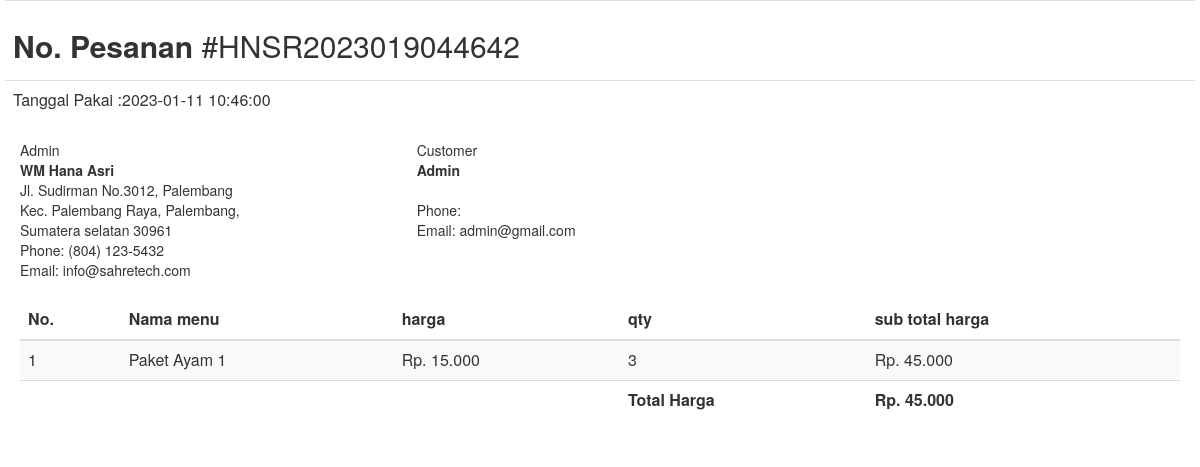
The page /nota.php?resi=HNSR2023019044642 (signed in) on the database its author committed.
### tables this page shows
CREATE TABLE `orders` (
  `id_order` int(11) NOT NULL,
  `no_pesanan` varchar(255) NOT NULL,
  `tgl_pesan` date NOT NULL,
  `tgl_pakai` datetime NOT NULL,
  `harga_satuan` varchar(50) NOT NULL,
  `qty` varchar(255) NOT NULL,
  `subtotal_harga` varchar(50) NOT NULL,
  `total_harga` varchar(50) NOT NULL,
  `alamat_lengkap` varchar(255) NOT NULL,
  `no_hp` varchar(15) NOT NULL,
  `catatan` varchar(255) DEFAULT NULL,
  `tgl_bayar` date DEFAULT NULL,
  `bukti_pembayaran` varchar(255) DEFAULT NULL,
  `status_pesanan` enum('Belum Dibayar','Sedang Diproses','Selesai') NOT NULL,
  `id_user` int(11) NOT NULL,
  `id_menu` int(11) NOT NULL,
  `id_pembayaran` int(11) NOT NULL
);

CREATE TABLE `menu` (
  `id_menu` int(11) NOT NULL,
  `nama_menu` varchar(100) NOT NULL,
  `harga` varchar(50) NOT NULL,
  `detail` text NOT NULL,
  `gambar` varchar(50) NOT NULL,
  `id_kategori` int(11) NOT NULL
);

### function/rupiah.php (called while the page is built)
<?php
function rupiah($angka){
	$hasil_rupiah = "Rp. " . number_format($angka,0,',','.');
	return $hasil_rupiah;
}
?>

### nota.php (the view, shortened to what this page needs)
<link rel="stylesheet" href="https://maxcdn.bootstrapcdn.com/bootstrap/3.3.7/css/bootstrap.min.css">
<body style="padding: 0 20;">
    <div>
        <?php
        include "koneksi.php";
        include('function/rupiah.php');
        $idUser   =  $_SESSION['name'];
        $userMail =  $_SESSION['email'] ;
        $no_pesanan = $_GET['resi'];
        $select = mysqli_query($koneksi, "SELECT * FROM orders JOIN menu ON orders.id_menu = menu.id_menu JOIN pembayaran ON orders.id_pembayaran = pembayaran.id_pembayaran WHERE no_pesanan = '$no_pesanan'");
        $select2 = mysqli_query($koneksi, "SELECT * FROM orders WHERE no_pesanan = '$no_pesanan'");
        $data1 = mysqli_fetch_array($select2);
        ?>
        <section class="content">
            <div class="row">
                <div>
                    <div class="span12">
                        <table class="table">
                            <tbody>
                                <tr>
                                    <td><h2><strong>No. Pesanan </strong>#<?php echo $data1['no_pesanan']; ?> </h2></td>
                                </tr>
                                <tr>
                                    <td>Tanggal Pakai :</strong><?php echo $data1['tgl_pakai']; ?></td>
                                </tr>
                            </tbody>
                        </table>
                    </div>
                </div>
            </div>
            <div class="row invoice-info">
                <div class="col-sm-4 invoice-col">
                  Admin
                  <address>
                    <strong>WM Hana Asri</strong><br>
                    Jl. Sudirman No.3012, Palembang<br>
                    Kec. Palembang Raya, Palembang,<br>
                    Sumatera selatan 30961<br>
                    Phone: (804) 123-5432<br>
                    Email: info@sahretech.com
                </address>
            </div>
            <div class="col-sm-4 invoice-col">
              Customer
              <address>
                <strong><?php echo $idUser; ?></strong><br>
                <?php echo $data1['alamat']; ?><br>
                Phone: <?php echo $data1['nohp']; ?><br>
                Email: <?php echo $userMail; ?>
            </address>
        </div>
    </div>
    <div class="row">
        <div class="col-xs-12 table-responsive">
          <table class="table table-striped">
            <thead>
                <tr>
                  <th>No.</th>
                  <th>Nama menu</th>
                  <th>harga</th>
                  <th>qty</th>
                  <th>sub total harga</th>
              </tr>
          </thead>
          <tbody>
            <?php
            $no=1;
            $grand_total = 0;
            while($data = mysqli_fetch_array($select)){
                ?>
                <tr>
                    <td><?php echo $no++; ?></td>
                    <td><?php echo $data['nama_menu']; ?></td>
                    <td><?php echo rupiah($data['harga_satuan']); ?></td>
                    <td><?php echo $data['qty']; ?></td>
                    <td><?php echo rupiah($sub_total = ($data['harga_satuan'] * $data['qty'])); ?></td>
                </tr>
                <?php
                $grand_total += $sub_total;
            }
            ?>
            <tr>
                <td colspan="3"></td>
                <td><b>Total Harga</b></td>
                <td><b><?php echo rupiah($grand_total); ?></b></td>
            </tr>
        </tbody>
    </table>
</div>
</section>
</div>
</body>

### rows shown on the page
orders: no_pesanan "HNSR2023019044642", tgl_pakai "2023-01-11 10:46:00", id_menu.nama_menu "Paket Ayam 1", harga_satuan "Rp. 15.000", qty "3", rupiah($sub_total = ($data['harga_satuan'] * $data['qty'])) "Rp. 45.000"

### other values the page prints
$idUser "Admin"
$userMail "admin@gmail.com"
rupiah($grand_total) "Rp. 45.000"
